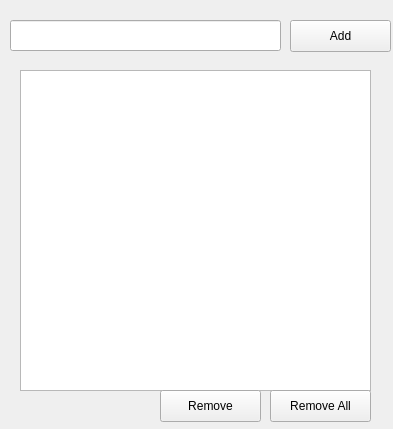
<?xml version="1.0" encoding="UTF-8"?>
<ui version="4.0">
 <class>MainWindow</class>
 <widget class="QMainWindow" name="MainWindow">
  <property name="geometry">
   <rect>
    <x>0</x>
    <y>0</y>
    <width>393</width>
    <height>429</height>
   </rect>
  </property>
  <property name="windowTitle">
   <string>MainWindow</string>
  </property>
  <widget class="QWidget" name="centralwidget">
   <widget class="QLineEdit" name="txtTask">
    <property name="geometry">
     <rect>
      <x>10</x>
      <y>20</y>
      <width>271</width>
      <height>31</height>
     </rect>
    </property>
   </widget>
   <widget class="QPushButton" name="btnAdd">
    <property name="geometry">
     <rect>
      <x>290</x>
      <y>20</y>
      <width>101</width>
      <height>32</height>
     </rect>
    </property>
    <property name="text">
     <string>Add</string>
    </property>
   </widget>
   <widget class="QListWidget" name="listWidget">
    <property name="geometry">
     <rect>
      <x>20</x>
      <y>70</y>
      <width>351</width>
      <height>321</height>
     </rect>
    </property>
   </widget>
   <widget class="QPushButton" name="btnRemoveAll">
    <property name="geometry">
     <rect>
      <x>270</x>
      <y>390</y>
      <width>101</width>
      <height>32</height>
     </rect>
    </property>
    <property name="text">
     <string>Remove All</string>
    </property>
   </widget>
   <widget class="QPushButton" name="btnRemove">
    <property name="geometry">
     <rect>
      <x>160</x>
      <y>390</y>
      <width>101</width>
      <height>32</height>
     </rect>
    </property>
    <property name="text">
     <string>Remove</string>
    </property>
   </widget>
  </widget>
 </widget>
 <resources/>
 <connections/>
</ui>
